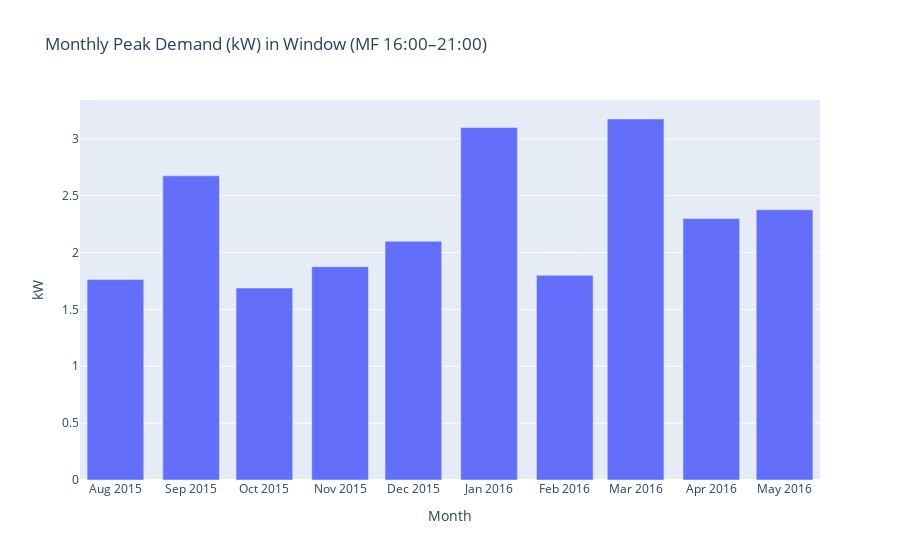

The notebook cell saved with this chart:
### Code cell
demand = ml.transform.demand_window(df, start="16:00", end="21:00", days="MF")  # month, demand_kw

fig = px.bar(demand, x="month", y="demand_kw",
             title="Monthly Peak Demand (kW) in Window (MF 16:00–21:00)",
             labels={"month":"Month","demand_kw":"kW"})
fig.update_layout(hovermode="x unified")
fig.show()

### Figure 1 — Plotly figure (JSON) as saved in the notebook; plotly's stock layout.template omitted (floating-point values rounded to 4 significant figures)
{"data": [{"hovertemplate": "Month=%{x}<br>kW=%{y}<extra></extra>", "legendgroup": "", "marker": {"color": "#636efa", "pattern": {"shape": ""}}, "name": "", "orientation": "v", "showlegend": false, "textposition": "auto", "type": "bar", "x": ["2015-08", "2015-09", "2015-10", "2015-11", "2015-12", "2016-01", "2016-02", "2016-03", "2016-04", "2016-05"], "xaxis": "x", "y": [1.762, 2.674, 1.688, 1.876, 2.1, 3.1, 1.8, 3.174, 2.3, 2.376], "yaxis": "y"}], "layout": {"barmode": "relative", "hovermode": "x unified", "legend": {"tracegroupgap": 0}, "title": {"text": "Monthly Peak Demand (kW) in Window (MF 16:00–21:00)"}, "xaxis": {"anchor": "y", "domain": [0, 1], "title": {"text": "Month"}}, "yaxis": {"anchor": "x", "domain": [0, 1], "title": {"text": "kW"}}}}
